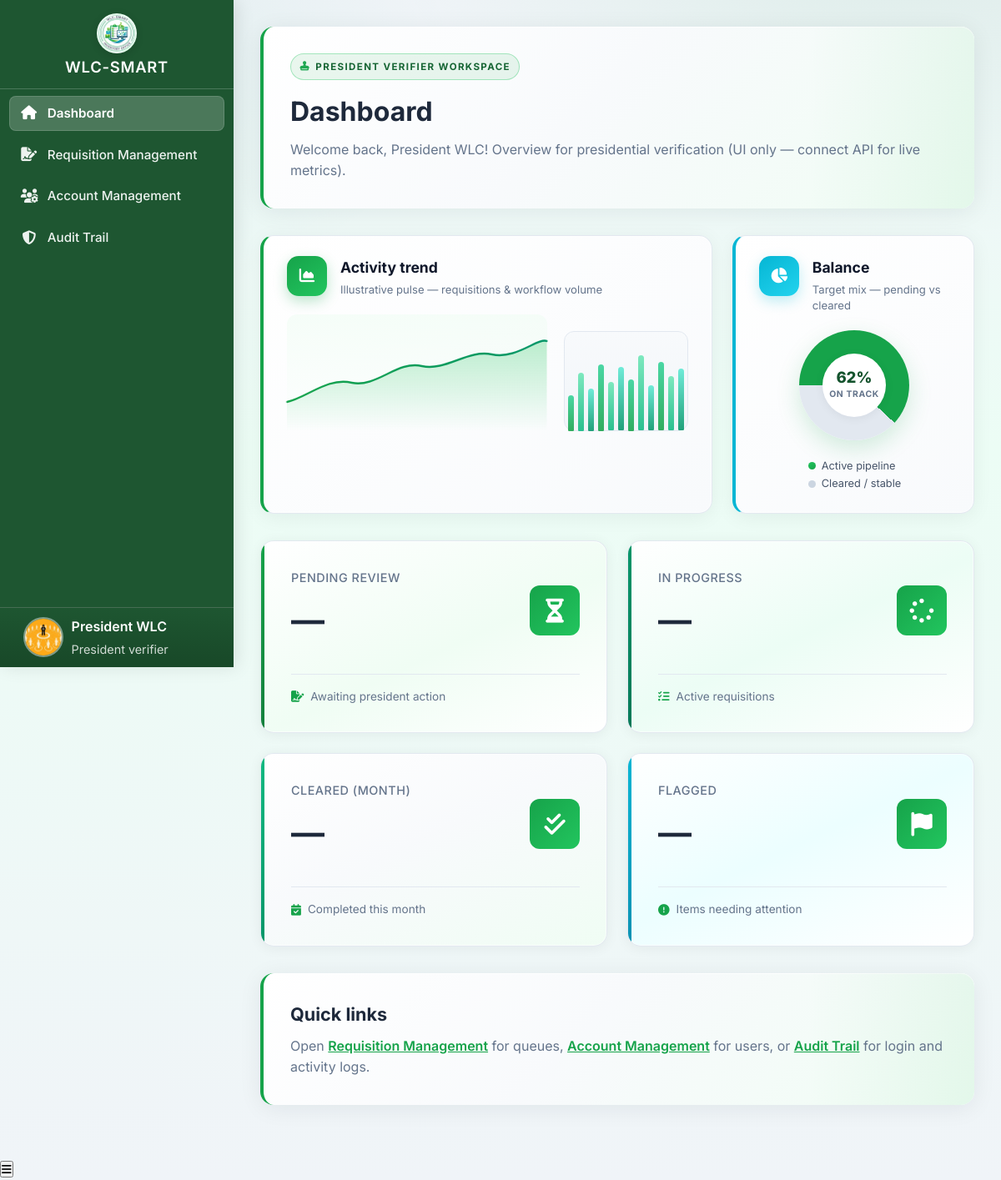
The app's page /public/pages/president_dashboard.php (signed in) with its own data.
### tables this page shows
CREATE TABLE `user` (
  `user_id` int(11) NOT NULL,
  `Email` varchar(191) NOT NULL COMMENT 'Login email (kept as Email for backward compatibility)',
  `password` varchar(255) NOT NULL COMMENT 'Store hashed password (bcrypt/argon2)',
  `role` enum('Inventory Manager','Dean','Laboratory Manager','Comptroller','President','Employee','User','GSD officer','Department') NOT NULL DEFAULT 'User',
  `failed_attempts` tinyint(3) UNSIGNED NOT NULL DEFAULT 0 COMMENT 'Failed login counter',
  `lock_time` datetime DEFAULT NULL COMMENT 'When account lock was triggered',
  `created_at` datetime NOT NULL DEFAULT current_timestamp() COMMENT 'Record creation timestamp',
  `updated_at` datetime NOT NULL DEFAULT current_timestamp() ON UPDATE current_timestamp() COMMENT 'Last profile/account update',
  `deleted_at` datetime DEFAULT NULL COMMENT 'Soft-delete timestamp',
  `office_id` int(11) DEFAULT NULL,
  `photo_url` varchar(500) DEFAULT NULL COMMENT 'Profile photo URL/path',
  `full_name` varchar(150) DEFAULT NULL COMMENT 'User full name for profile/UI',
  `abbreviation` varchar(20) DEFAULT NULL,
  `contact_number` varchar(20) DEFAULT NULL COMMENT 'Mobile/telephone number',
  `has_consented` tinyint(1) NOT NULL DEFAULT 0 COMMENT 'Accepted Privacy Notice + T&C',
  `consent_version` varchar(10) DEFAULT NULL COMMENT 'Policy version accepted (e.g., 2026-01)',
  `consent_date` datetime DEFAULT NULL COMMENT 'When consent was given',
  `last_login` datetime DEFAULT NULL COMMENT 'Most recent successful login',
  `account_status` enum('active','disabled','locked') NOT NULL DEFAULT 'active' COMMENT 'Account lifecycle state',
  `password_updated_at` datetime DEFAULT NULL COMMENT 'Last password change date',
  `remember_token` varchar(255) DEFAULT NULL COMMENT 'Persistent-login/session token hash',
  `department_type` enum('Administrative','Academic','Executive','') DEFAULT NULL
);

### public/pages/president_dashboard.php (the view, shortened to what this page needs)
<?php
$db = Database::connect();
$stmt = $db->prepare('SELECT * FROM user WHERE user_id = ?');
$stmt->execute([$_SESSION['user_id']]);
$user = $stmt->fetch(PDO::FETCH_ASSOC);
$username = trim((string)($user['full_name'] ?? ''));
$pvActive = 'dashboard';
?>
<!DOCTYPE html>
<html lang="en">
<head>
    <link rel="stylesheet" href="../assets/css/dashboard.css?v=wlc33">
    <link rel="stylesheet" href="../assets/css/gsd.css">
    <link rel="stylesheet" href="../assets/css/president_verifier.css">
    <link rel="stylesheet" href="../assets/css/loading.css">
    <link rel="stylesheet" href="https://cdnjs.cloudflare.com/ajax/libs/font-awesome/6.5.0/css/all.min.css">
</head>
<body>
<?php require __DIR__ . '/partials/president_verifier_sidebar.php'; ?>
<main class="main-content gsd-main">
    <div class="page-header">
        <div class="gsd-kicker"><i class="fas fa-stamp"></i> President verifier workspace</div>
        <h1>Dashboard</h1>
        <p>Welcome back, <?php echo htmlspecialchars($username); ?>! Overview for presidential verification (UI only — connect API for live metrics).</p>
    </div>
    <?php require __DIR__ . '/partials/dashboard_overview_charts.php'; ?>
    <div class="dashboard-grid">
        <div class="dashboard-card" data-notification-key="president_pending">
            <div class="card-header">
                <div>
                    <p class="card-title">Pending review</p>
                    <h3 class="card-value">—</h3>
                </div>
                <div class="card-icon"><i class="fas fa-hourglass-half"></i></div>
            </div>
            <div class="card-footer">
                <i class="fas fa-file-signature"></i>
                <span>Awaiting president action</span>
            </div>
        </div>
        <div class="dashboard-card">
            <div class="card-header">
                <div>
                    <p class="card-title">In progress</p>
                    <h3 class="card-value">—</h3>
                </div>
                <div class="card-icon"><i class="fas fa-spinner"></i></div>
            </div>
            <div class="card-footer">
                <i class="fas fa-tasks"></i>
                <span>Active requisitions</span>
            </div>
        </div>
        <div class="dashboard-card">
            <div class="card-header">
                <div>
                    <p class="card-title">Cleared (month)</p>
                    <h3 class="card-value">—</h3>
                </div>
                <div class="card-icon"><i class="fas fa-check-double"></i></div>
            </div>
            <div class="card-footer">
                <i class="fas fa-calendar-check"></i>
                <span>Completed this month</span>
            </div>
        </div>
        <div class="dashboard-card">
            <div class="card-header">
                <div>
                    <p class="card-title">Flagged</p>
                    <h3 class="card-value">—</h3>
                </div>
                <div class="card-icon"><i class="fas fa-flag"></i></div>
            </div>
            <div class="card-footer">
                <i class="fas fa-exclamation-circle"></i>
                <span>Items needing attention</span>
            </div>
        </div>
    </div>
    <div class="page-header">
        <h2 style="font-size:1.35rem;font-weight:700;color:#1e293b;margin:0 0 0.5rem 0;">Quick links</h2>
        <p style="margin-bottom: 0;">
            Open <a href="president_request.php" style="color: #16a34a; font-weight: 600;">Requisition Management</a> for queues,
            <a href="president_account_management.php" style="color: #16a34a; font-weight: 600;">Account Management</a> for users, or
            <a href="audit_trail.php" style="color: #16a34a; font-weight: 600;">Audit Trail</a> for login and activity logs.
        </p>
    </div>
</main>
<button class="mobile-menu-btn" id="mobileMenuBtn" type="button" aria-label="Menu"><i class="fas fa-bars"></i></button>
</body>
</html>

### public/pages/partials/president_verifier_sidebar.php
<?php
$pvActive = $pvActive ?? '';
$roleLabel = 'President verifier';
?>
<aside class="sidebar" id="sidebar">
    <?php require __DIR__ . '/sidebar_brand_header.php'; ?>
    <nav>
        <ul class="sidebar-nav">
            <li>
                <a href="president_dashboard.php" class="<?php echo $pvActive === 'dashboard' ? 'active' : ''; ?>">
                    <i class="fas fa-home"></i> <span>Dashboard</span>
                </a>
            </li>
            <li>
                <a href="president_request.php" class="<?php echo $pvActive === 'request' ? 'active' : ''; ?>" data-notification-key="president_pending">
                    <i class="fas fa-file-signature"></i> <span>Requisition Management</span>
                </a>
            </li>
            <li>
                <a href="president_account_management.php" class="<?php echo $pvActive === 'accounts' ? 'active' : ''; ?>">
                    <i class="fas fa-users-cog"></i> <span>Account Management</span>
                </a>
            </li>
            <li>
                <a href="audit_trail.php" class="<?php echo $pvActive === 'audit' ? 'active' : ''; ?>">
                    <i class="fas fa-shield-alt"></i> <span>Audit Trail</span>
                </a>
            </li>
        </ul>
    </nav>
    <div class="sidebar-footer">
        <div class="user-profile">
            <div class="user-avatar">
                <?php if (!empty($user['photo_url'])): ?>
                    <img src="../<?php echo htmlspecialchars($user['photo_url']); ?>" alt="Profile Photo" class="user-avatar-img">
                <?php else: ?>
                    <div class="user-avatar-initials"><?php echo htmlspecialchars($initials); ?></div>
                <?php endif; ?>
            </div>
            <div class="user-details">
                <h4><?php echo htmlspecialchars($username); ?></h4>
                <p><?php echo htmlspecialchars($roleLabel); ?></p>
            </div>
        </div>
    </div>
</aside>

### public/assets/css/gsd.css (style rules this page uses)
.gsd-main { min-height: calc(100vh - 4rem); }
.gsd-kicker { display: inline-flex; align-items: center; gap: 0.4rem; font-size: 0.72rem; font-weight: 700; letter-spacing: 0.12em; text-transform: uppercase; color: #166534; background: rgba(22, 163, 74, 0.09); border: 1px solid rgba(34, 197, 94, 0.35); padding: 0.35rem 0.65rem; border-radius: 999px; margin-bottom: 0.75rem; }
.gsd-kicker i { font-size: 0.7rem; color: #16a34a; opacity: 0.95; }

### public/pages/president_dashboard.php (style rules this page uses)
.card-value { font-variant-numeric: tabular-nums; }

### records on screen
user: photo_url (picture), full_name "President WLC"

### other values on screen
$roleLabel "President verifier"
